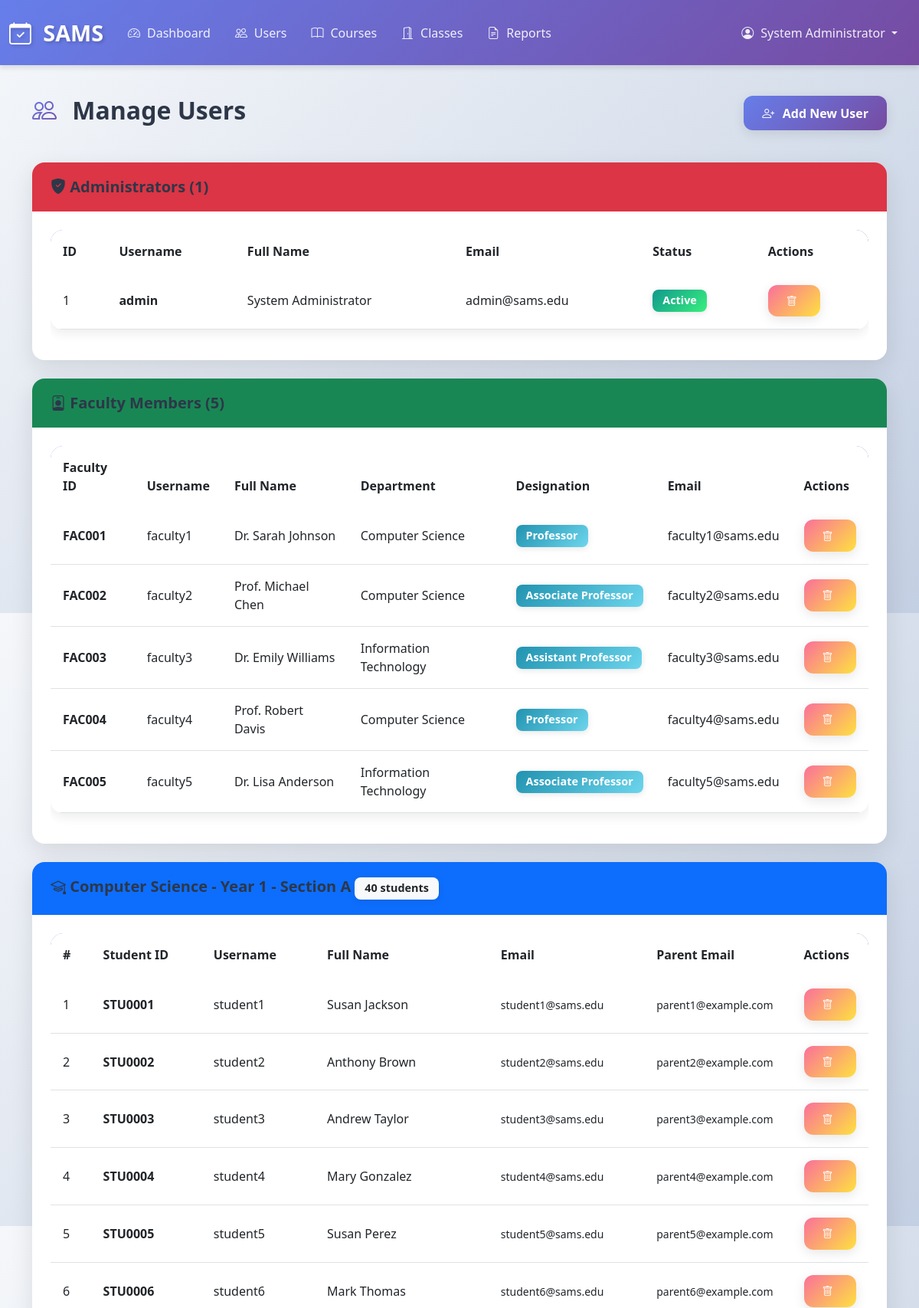
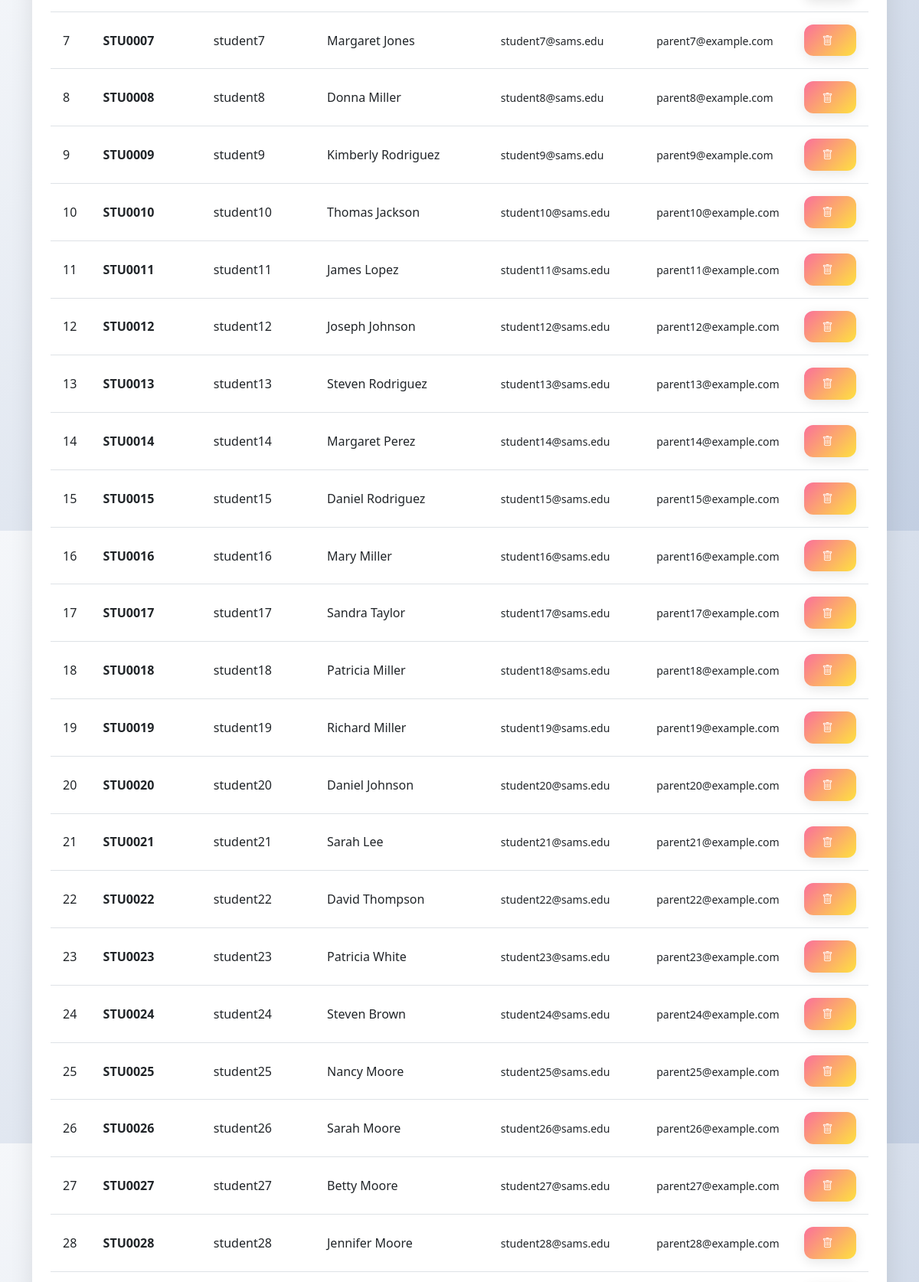
Page /admin/users (signed in, upper part) on the committed database (2 pictures, top to bottom).
### app.py (models this page shows)
class User(db.Model):
    __tablename__ = 'users'
    id = db.Column(db.Integer, primary_key=True)
    username = db.Column(db.String(80), unique=True, nullable=False)
    email = db.Column(db.String(120), unique=True, nullable=False)
    password_hash = db.Column(db.String(200), nullable=False)
    role = db.Column(db.String(20), nullable=False)
    full_name = db.Column(db.String(100), nullable=False)
    created_at = db.Column(db.DateTime, default=datetime.utcnow)
    is_active = db.Column(db.Boolean, default=True)

class Faculty(db.Model):
    __tablename__ = 'faculty'
    id = db.Column(db.Integer, primary_key=True)
    user_id = db.Column(db.Integer, db.ForeignKey('users.id'), nullable=False)
    faculty_id = db.Column(db.String(20), unique=True, nullable=False)
    department = db.Column(db.String(100))
    designation = db.Column(db.String(50))
    user = db.relationship('User', backref='faculty_profile')

class Student(db.Model):
    __tablename__ = 'students'
    id = db.Column(db.Integer, primary_key=True)
    user_id = db.Column(db.Integer, db.ForeignKey('users.id'), nullable=False)
    student_id = db.Column(db.String(20), unique=True, nullable=False)
    department = db.Column(db.String(100))
    year = db.Column(db.Integer)
    section = db.Column(db.String(10))
    parent_email = db.Column(db.String(120))
    parent_phone = db.Column(db.String(20))
    user = db.relationship('User', backref='student_profile')

### app.py (the view)
@app.route('/admin/users')
@role_required('admin')
def admin_users():
    admins = User.query.filter_by(role='admin').all()
    faculty_users = User.query.filter_by(role='faculty').all()
    students_by_section = {}
    students = Student.query.join(User).all()
    for student in students:
        key = f"{student.department} - Year {student.year} - Section {student.section}"
        if key not in students_by_section:
            students_by_section[key] = []
        students_by_section[key].append(student)
    return render_template('admin/users.html',
                         admins=admins,
                         faculty_users=faculty_users,
                         students_by_section=students_by_section)

### app.py (called while the page is built)
@app.before_request
def check_session_timeout():
    if 'user_id' in session:
        session.permanent = True
        last_activity = session.get('last_activity')
        if last_activity:
            last_activity_time = datetime.fromisoformat(last_activity)
            if datetime.now() - last_activity_time > timedelta(minutes=30):
                session.clear()
                flash('Your session has expired. Please log in again.', 'warning')
                return redirect(url_for('login'))
        session['last_activity'] = datetime.now().isoformat()

def role_required(*roles):
    def decorator(f):
        @wraps(f)
        def decorated_function(*args, **kwargs):
            if 'user_id' not in session:
                flash('Please log in to access this page.', 'warning')
                return redirect(url_for('login'))
            user = User.query.get(session['user_id'])
            if not user:
                session.clear()
                flash('Your session is invalid. Please log in again.', 'warning')
                return redirect(url_for('login'))
            if user.role not in roles:
                flash('You do not have permission to access this page.', 'danger')
                return redirect(url_for('dashboard'))
            return f(*args, **kwargs)
        return decorated_function
    return decorator

### templates/admin/users.html (shortened to what this page needs)
{% extends "base.html" %}
{% block content %}
<div class="row mb-4">
    <div class="col-md-6">
        <h2><i class="bi bi-people"></i> Manage Users</h2>
    </div>
    <div class="col-md-6 text-end">
        <a href="{{ url_for('admin_add_user') }}" class="btn btn-primary">
            <i class="bi bi-person-plus"></i> Add New User
        </a>
    </div>
</div>
<div class="card mb-4">
    <div class="card-header bg-danger text-white">
        <h5 class="mb-0"><i class="bi bi-shield-fill-check"></i> Administrators ({{ admins|length }})</h5>
    </div>
    <div class="card-body">
        <div class="table-responsive">
            <table class="table table-hover">
                <thead>
                    <tr>
                        <th>ID</th>
                        <th>Username</th>
                        <th>Full Name</th>
                        <th>Email</th>
                        <th>Status</th>
                        <th>Actions</th>
                    </tr>
                </thead>
                <tbody>
                    {% for user in admins %}
                    <tr>
                        <td>{{ user.id }}</td>
                        <td><strong>{{ user.username }}</strong></td>
                        <td>{{ user.full_name }}</td>
                        <td>{{ user.email }}</td>
                        <td>
                            {% if user.is_active %}
                            <span class="badge bg-success">Active</span>
                            {% else %}
                            <span class="badge bg-secondary">Inactive</span>
                            {% endif %}
                        </td>
                        <td>
                            <form method="POST" action="{{ url_for('admin_delete_user', user_id=user.id) }}" style="display:inline;" onsubmit="return confirm('Are you sure you want to delete this user?');">
                                <button type="submit" class="btn btn-sm btn-danger">
                                    <i class="bi bi-trash"></i>
                                </button>
                            </form>
                        </td>
                    </tr>
                    {% endfor %}
                </tbody>
            </table>
        </div>
    </div>
</div>
<div class="card mb-4">
    <div class="card-header bg-success text-white">
        <h5 class="mb-0"><i class="bi bi-person-badge"></i> Faculty Members ({{ faculty_users|length }})</h5>
    </div>
    <div class="card-body">
        <div class="table-responsive">
            <table class="table table-hover">
                <thead>
                    <tr>
                        <th>Faculty ID</th>
                        <th>Username</th>
                        <th>Full Name</th>
                        <th>Department</th>
                        <th>Designation</th>
                        <th>Email</th>
                        <th>Actions</th>
                    </tr>
                </thead>
                <tbody>
                    {% for user in faculty_users %}
                    {% set faculty = user.faculty_profile[0] %}
                    <tr>
                        <td><strong>{{ faculty.faculty_id }}</strong></td>
                        <td>{{ user.username }}</td>
                        <td>{{ user.full_name }}</td>
                        <td>{{ faculty.department }}</td>
                        <td><span class="badge bg-info">{{ faculty.designation }}</span></td>
                        <td>{{ user.email }}</td>
                        <td>
                            <form method="POST" action="{{ url_for('admin_delete_user', user_id=user.id) }}" style="display:inline;" onsubmit="return confirm('Are you sure you want to delete this user?');">
                                <button type="submit" class="btn btn-sm btn-danger">
                                    <i class="bi bi-trash"></i>
                                </button>
                            </form>
                        </td>
                    </tr>
                    {% endfor %}
                </tbody>
            </table>
        </div>
    </div>
</div>
{% for section_name, students in students_by_section.items() %}
<div class="card mb-4">
    <div class="card-header bg-primary text-white">
        <h5 class="mb-0">
            <i class="bi bi-mortarboard"></i> {{ section_name }}
            <span class="badge bg-light text-dark">{{ students|length }} students</span>
        </h5>
    </div>
    <div class="card-body">
        <div class="table-responsive">
            <table class="table table-hover table-sm">
                <thead>
                    <tr>
                        <th width="5%">#</th>
                        <th width="15%">Student ID</th>
                        <th width="15%">Username</th>
                        <th width="25%">Full Name</th>
                        <th width="20%">Email</th>
                        <th width="15%">Parent Email</th>
                        <th width="5%">Actions</th>
                    </tr>
                </thead>
                <tbody>
                    {% for student in students %}
                    <tr>
                        <td>{{ loop.index }}</td>
                        <td><strong>{{ student.student_id }}</strong></td>
                        <td>{{ student.user.username }}</td>
                        <td>{{ student.user.full_name }}</td>
                        <td><small>{{ student.user.email }}</small></td>
                        <td><small>{{ student.parent_email or 'N/A' }}</small></td>
                        <td>
                            <form method="POST" action="{{ url_for('admin_delete_user', user_id=student.user_id) }}" style="display:inline;" onsubmit="return confirm('Are you sure you want to delete this student?');">
                                <button type="submit" class="btn btn-sm btn-danger">
                                    <i class="bi bi-trash"></i>
                                </button>
                            </form>
                        </td>
                    </tr>
                    {% endfor %}
                </tbody>
            </table>
        </div>
    </div>
</div>
{% endfor %}
{% endblock %}

### templates/base.html (shortened to what this page needs)
<!DOCTYPE html>
<html lang="en">
<head>
    <link href="https://cdn.jsdelivr.net/npm/bootstrap@5.3.0/dist/css/bootstrap.min.css" rel="stylesheet">
    <link rel="stylesheet" href="https://cdn.jsdelivr.net/npm/bootstrap-icons@1.10.0/font/bootstrap-icons.css">
    <link rel="stylesheet" href="{{ url_for('static', filename='css/style.css') }}">
</head>
<body>
    {% if session.user_id %}
    <nav class="navbar navbar-expand-lg navbar-dark bg-primary">
        <div class="container-fluid">
            <a class="navbar-brand" href="{{ url_for('dashboard') }}">
                <i class="bi bi-calendar-check"></i> SAMS
            </a>
            <div class="collapse navbar-collapse" id="navbarNav">
                <ul class="navbar-nav me-auto">
                    {% if session.role == 'admin' %}
                    <li class="nav-item">
                        <a class="nav-link" href="{{ url_for('admin_dashboard') }}">
                            <i class="bi bi-speedometer2"></i> Dashboard
                        </a>
                    </li>
                    <li class="nav-item">
                        <a class="nav-link" href="{{ url_for('admin_users') }}">
                            <i class="bi bi-people"></i> Users
                        </a>
                    </li>
                    <li class="nav-item">
                        <a class="nav-link" href="{{ url_for('admin_courses') }}">
                            <i class="bi bi-book"></i> Courses
                        </a>
                    </li>
                    <li class="nav-item">
                        <a class="nav-link" href="{{ url_for('admin_classes') }}">
                            <i class="bi bi-door-open"></i> Classes
                        </a>
                    </li>
                    <li class="nav-item">
                        <a class="nav-link" href="{{ url_for('admin_reports') }}">
                            <i class="bi bi-file-earmark-text"></i> Reports
                        </a>
                    </li>
                    {% endif %}
                </ul>
                <ul class="navbar-nav">
                    <li class="nav-item dropdown">
                        <a class="nav-link dropdown-toggle" href="#" id="navbarDropdown" role="button" data-bs-toggle="dropdown">
                            <i class="bi bi-person-circle"></i> {{ session.full_name }}
                        </a>
                    </li>
                </ul>
            </div>
        </div>
    </nav>
    {% endif %}
    <main class="container my-4">
        {% block content %}{% endblock %}
    </main>
</body>
</html>

### static/css/style.css (style rules this page uses)
:root { --primary-gradient: linear-gradient(135deg, #667eea 0%, #764ba2 100%); --success-gradient: linear-gradient(135deg, #11998e 0%, #38ef7d 100%); --info-gradient: linear-gradient(135deg, #2193b0 0%, #6dd5ed 100%); --warning-gradient: linear-gradient(135deg, #f093fb 0%, #f5576c 100%); --danger-gradient: linear-gradient(135deg, #fa709a 0%, #fee140 100%); --dark-gradient: linear-gradient(135deg, #434343 0%, #000000 100%); }
* { margin: 0; padding: 0; box-sizing: border-box; }
body { background: linear-gradient(135deg, #f5f7fa 0%, #c3cfe2 100%); min-height: 100vh; display: flex; flex-direction: column; font-family: 'Segoe UI', Tahoma, Geneva, Verdana, sans-serif; color: #2d3748; }
main { flex: 1; }
.navbar { background: var(--primary-gradient) !important; box-shadow: 0 4px 6px rgba(0,0,0,0.1); padding: 1rem 0; }
.navbar-brand { font-weight: 700; font-size: 1.8rem; color: white !important; text-shadow: 2px 2px 4px rgba(0,0,0,0.2); transition: transform 0.3s ease; }
.navbar-brand i { margin-right: 0.5rem; animation: pulse 2s infinite; }
.nav-link { color: rgba(255,255,255,0.9) !important; font-weight: 500; transition: all 0.3s ease; padding: 0.5rem 1rem !important; border-radius: 0.5rem; }
.nav-link i { margin-right: 0.3rem; }
.card { border: none; border-radius: 1rem; box-shadow: 0 10px 30px rgba(0,0,0,0.1); margin-bottom: 2rem; transition: all 0.3s ease; overflow: hidden; }
.card-header { font-weight: 600; font-size: 1.1rem; border-bottom: none; padding: 1.25rem 1.5rem; }
.card-body { padding: 1.5rem; }
.btn { border-radius: 0.75rem; padding: 0.65rem 1.5rem; font-weight: 600; transition: all 0.3s ease; border: none; box-shadow: 0 4px 15px rgba(0,0,0,0.1); }
.btn-primary { background: var(--primary-gradient); }
.btn-danger { background: var(--danger-gradient); }
.btn i { margin-right: 0.4rem; }
.table { background-color: white; border-radius: 1rem; overflow: hidden; box-shadow: 0 5px 15px rgba(0,0,0,0.08); }
.table thead { background: var(--primary-gradient); color: white; }
.table thead th { border: none; padding: 1rem; font-weight: 600; }
.table tbody tr { transition: all 0.3s ease; }
.table tbody td { vertical-align: middle; padding: 1rem; }
.table-responsive { border-radius: 1rem; overflow-x: auto; }
.badge { font-size: 0.9rem; padding: 0.5em 0.9em; border-radius: 0.5rem; font-weight: 600; box-shadow: 0 2px 8px rgba(0,0,0,0.1); }
.badge.bg-success { background: linear-gradient(135deg, #11998e 0%, #38ef7d 100%) !important; }
.badge.bg-info { background: linear-gradient(135deg, #2193b0 0%, #6dd5ed 100%) !important; }
h1, h2, h3, h4, h5, h6 { color: #2d3748; font-weight: 700; margin-bottom: 1.5rem; }
h2 { font-size: 2rem; }
h2 i { margin-right: 0.75rem; background: var(--primary-gradient); -webkit-background-clip: text; -webkit-text-fill-color: transparent; background-clip: text; }

### rows in the picture
User: full_name "System Administrator", id "1", username "admin", email "admin@sams.edu", is_active "Active"
User: username "faculty1", full_name "Dr. Sarah Johnson", email "faculty1@sams.edu"
Faculty: faculty_id "FAC001", department "Computer Science", designation "Professor"
User: username "faculty2", full_name "Prof. Michael Chen", email "faculty2@sams.edu"
Faculty: faculty_id "FAC002", department "Computer Science", designation "Associate Professor"
User: username "faculty3", full_name "Dr. Emily Williams", email "faculty3@sams.edu"
Faculty: faculty_id "FAC003", department "Information Technology", designation "Assistant Professor"
User: username "faculty4", full_name "Prof. Robert Davis", email "faculty4@sams.edu"
Faculty: faculty_id "FAC004", department "Computer Science", designation "Professor"
User: username "faculty5", full_name "Dr. Lisa Anderson", email "faculty5@sams.edu"
Faculty: faculty_id "FAC005", department "Information Technology", designation "Associate Professor"
Student: student_id "STU0001", user.username "student1", user.full_name "Susan Jackson", user.email "student1@sams.edu", parent_email "parent1@example.com"
Student: student_id "STU0002", user.username "student2", user.full_name "Anthony Brown", user.email "student2@sams.edu", parent_email "parent2@example.com"
Student: student_id "STU0003", user.username "student3", user.full_name "Andrew Taylor", user.email "student3@sams.edu", parent_email "parent3@example.com"
Student: student_id "STU0004", user.username "student4", user.full_name "Mary Gonzalez", user.email "student4@sams.edu", parent_email "parent4@example.com"
Student: student_id "STU0005", user.username "student5", user.full_name "Susan Perez", user.email "student5@sams.edu", parent_email "parent5@example.com"
Student: student_id "STU0006", user.username "student6", user.full_name "Mark Thomas", user.email "student6@sams.edu", parent_email "parent6@example.com"
Student: student_id "STU0007", user.username "student7", user.full_name "Margaret Jones", user.email "student7@sams.edu", parent_email "parent7@example.com"
Student: student_id "STU0008", user.username "student8", user.full_name "Donna Miller", user.email "student8@sams.edu", parent_email "parent8@example.com"
Student: student_id "STU0009", user.username "student9", user.full_name "Kimberly Rodriguez", user.email "student9@sams.edu", parent_email "parent9@example.com"
Student: student_id "STU0010", user.username "student10", user.full_name "Thomas Jackson", user.email "student10@sams.edu", parent_email "parent10@example.com"
Student: student_id "STU0011", user.username "student11", user.full_name "James Lopez", user.email "student11@sams.edu", parent_email "parent11@example.com"
Student: student_id "STU0012", user.username "student12", user.full_name "Joseph Johnson", user.email "student12@sams.edu", parent_email "parent12@example.com"
Student: student_id "STU0013", user.username "student13", user.full_name "Steven Rodriguez", user.email "student13@sams.edu", parent_email "parent13@example.com"
Student: student_id "STU0014", user.username "student14", user.full_name "Margaret Perez", user.email "student14@sams.edu", parent_email "parent14@example.com"
Student: student_id "STU0015", user.username "student15", user.full_name "Daniel Rodriguez", user.email "student15@sams.edu", parent_email "parent15@example.com"
Student: student_id "STU0016", user.username "student16", user.full_name "Mary Miller", user.email "student16@sams.edu", parent_email "parent16@example.com"
Student: student_id "STU0017", user.username "student17", user.full_name "Sandra Taylor", user.email "student17@sams.edu", parent_email "parent17@example.com"
Student: student_id "STU0018", user.username "student18", user.full_name "Patricia Miller", user.email "student18@sams.edu", parent_email "parent18@example.com"
Student: student_id "STU0019", user.username "student19", user.full_name "Richard Miller", user.email "student19@sams.edu", parent_email "parent19@example.com"
Student: student_id "STU0020", user.username "student20", user.full_name "Daniel Johnson", user.email "student20@sams.edu", parent_email "parent20@example.com"
Student: student_id "STU0021", user.username "student21", user.full_name "Sarah Lee", user.email "student21@sams.edu", parent_email "parent21@example.com"
Student: student_id "STU0022", user.username "student22", user.full_name "David Thompson", user.email "student22@sams.edu", parent_email "parent22@example.com"
Student: student_id "STU0023", user.username "student23", user.full_name "Patricia White", user.email "student23@sams.edu", parent_email "parent23@example.com"
Student: student_id "STU0024", user.username "student24", user.full_name "Steven Brown", user.email "student24@sams.edu", parent_email "parent24@example.com"
Student: student_id "STU0025", user.username "student25", user.full_name "Nancy Moore", user.email "student25@sams.edu", parent_email "parent25@example.com"
Student: student_id "STU0026", user.username "student26", user.full_name "Sarah Moore", user.email "student26@sams.edu", parent_email "parent26@example.com"
Student: student_id "STU0027", user.username "student27", user.full_name "Betty Moore", user.email "student27@sams.edu", parent_email "parent27@example.com"
Student: student_id "STU0028", user.username "student28", user.full_name "Jennifer Moore", user.email "student28@sams.edu", parent_email "parent28@example.com"

### other values in the picture
{{ admins|length }} "1"
{{ faculty_users|length }} "5"
{{ section_name }} "Computer Science - Year 1 - Section A"
{{ students|length }} "40"
